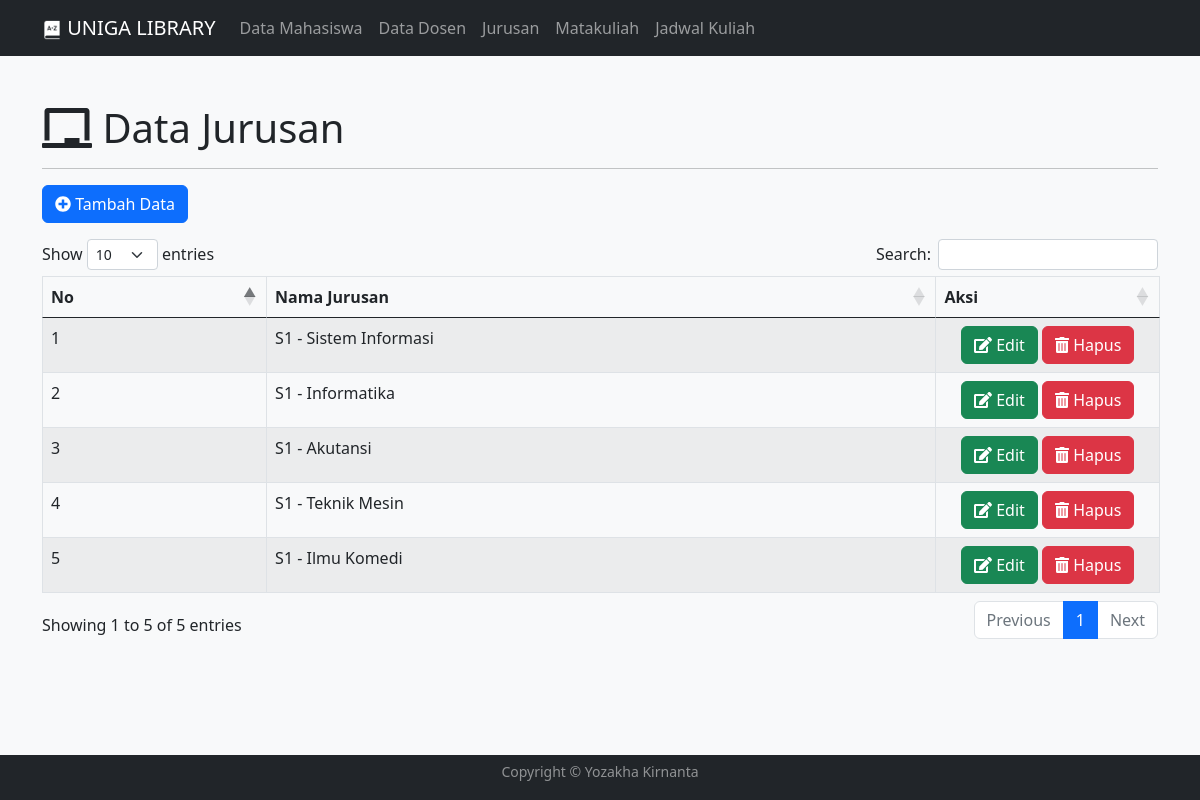
The app's page /perpusuniga_21510015/jurusan.php with its own data.
### tables this page shows
CREATE TABLE `t_jurusan` (
  `id_jurusan` int(11) NOT NULL,
  `nama_jurusan` varchar(30) NOT NULL
);

### perpusuniga_21510015/config/controller.php (called while the page is built, shortened)
<?php
function select($query){
    global $koneksi;
    $result = mysqli_query($koneksi, $query);
    $rows = [];
    while ($row = mysqli_fetch_assoc($result)){
        $rows[] = $row;
    }
    return $rows;
}

### perpusuniga_21510015/jurusan.php (the view, shortened to what this page needs)
<?php
 include "layout/header.php";
 $data_jurusan = select("SELECT * FROM t_jurusan ORDER BY id_jurusan ASC");
?>
<div class="container mt-5">
    <h1><i class="fas fa-chalkboard"></i> Data Jurusan</h1>
    <hr>
    <a href="tambah-jurusan.php" class="btn btn-primary mb-3"><i class="fas fa-plus-circle"></i> Tambah Data</a>
    <table id="table" class="table table-bordered table-striped mt-3">
        <thead>
            <tr>
                <td><b>No</td>
                <td><b>Nama Jurusan</td>
                <td><b>Aksi</td>
            </tr>
        </thead>
        <tbody>
            <?php $no = 1; ?>
            <?php foreach ($data_jurusan as $jurusan):   ?>
            <tr>
                <td><?= $no++; ?></td>
                <td><?= $jurusan['nama_jurusan']; ?></td>
                <td width="20%" class="text-center">
                    <a href="ubah-jurusan.php?id_jurusan=<?= $jurusan['id_jurusan'];?>"
                        class="btn btn-success"><i class="fas fa-edit"></i> Edit</a>
                    <a href="hapus-jurusan.php?id_jurusan=<?= $jurusan['id_jurusan'];?>" class="btn btn-danger"><i class="fas fa-trash-alt"></i> Hapus</a>
                </td>
            </tr>
            <?php endforeach; ?>
        </tbody>
    </table>
</div>
<?php include "layout/footer.php"; ?>

### perpusuniga_21510015/layout/header.php (style rules this page uses)
:root { --bs-body-bg: #f8f9fa; }

### records on screen
t_jurusan: nama_jurusan "S1 - Sistem Informasi"
t_jurusan: nama_jurusan "S1 - Informatika"
t_jurusan: nama_jurusan "S1 - Akutansi"
t_jurusan: nama_jurusan "S1 - Teknik Mesin"
t_jurusan: nama_jurusan "S1 - Ilmu Komedi"
